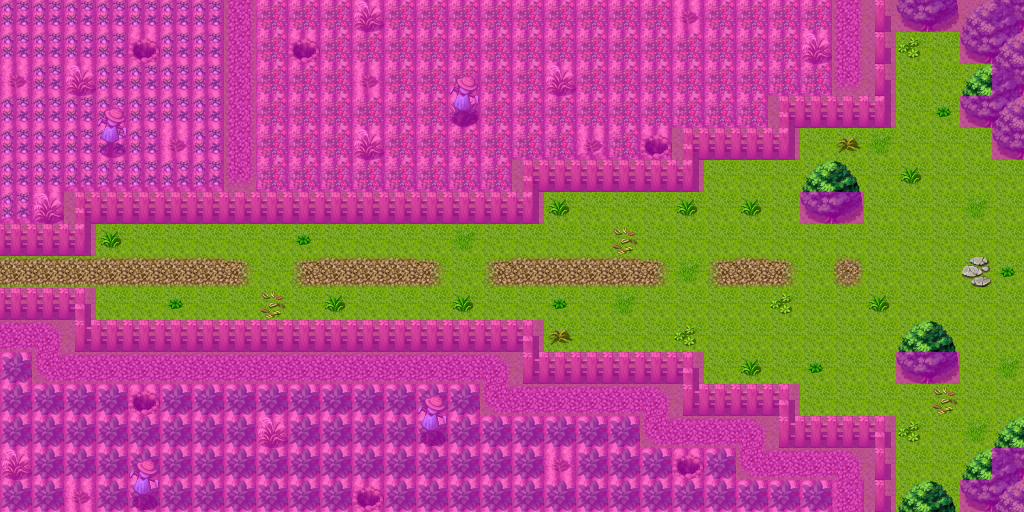

The image is a tile-based game level rendered from a .tmx file. Its description and source (layers, tilesets, objects; grid data summarised) follow:
An orthogonal 32x16 tile map with 32x32 px tiles, 4 tile layers (Ground, Objects, Above, Walkable), 40 tilesets and 4 objects (2x mapchange, 2x spawn).

<map version="1.0" orientation="orthogonal" width="32" height="16" tilewidth="32" tileheight="32">
 <properties>
  <property name="outdoors" value="1" />
 </properties>
 <tileset firstgid="1" name="map_bed_1" tilewidth="32" tileheight="32">
  <image source="../drawable/map_bed_1.png" width="512" height="256" />
 </tileset>
 <tileset firstgid="129" name="map_border_1" tilewidth="32" tileheight="32">
  <image source="../drawable/map_border_1.png" width="512" height="256" />
 </tileset>
 <tileset firstgid="257" name="map_bridge_1" tilewidth="32" tileheight="32">
  <image source="../drawable/map_bridge_1.png" width="512" height="256" />
 </tileset>
 <tileset firstgid="385" name="map_broken_1" tilewidth="32" tileheight="32">
  <image source="../drawable/map_broken_1.png" width="512" height="256" />
 </tileset>
 <tileset firstgid="513" name="map_cavewall_1" tilewidth="32" tileheight="32">
  <image source="../drawable/map_cavewall_1.png" width="576" height="192" />
 </tileset>
 <tileset firstgid="621" name="map_cavewall_2" tilewidth="32" tileheight="32">
  <image source="../drawable/map_cavewall_2.png" width="576" height="192" />
 </tileset>
 <tileset firstgid="729" name="map_cavewall_3" tilewidth="32" tileheight="32">
  <image source="../drawable/map_cavewall_3.png" width="576" height="192" />
 </tileset>
 <tileset firstgid="837" name="map_chair_table_1" tilewidth="32" tileheight="32">
  <image source="../drawable/map_chair_table_1.png" width="512" height="256" />
 </tileset>
 <tileset firstgid="965" name="map_crate_1" tilewidth="32" tileheight="32">
  <image source="../drawable/map_crate_1.png" width="512" height="256" />
 </tileset>
 <tileset firstgid="1093" name="map_cupboard_1" tilewidth="32" tileheight="32">
  <image source="../drawable/map_cupboard_1.png" width="512" height="256" />
 </tileset>
 <tileset firstgid="1221" name="map_curtain_1" tilewidth="32" tileheight="32">
  <image source="../drawable/map_curtain_1.png" width="512" height="256" />
 </tileset>
 <tileset firstgid="1349" name="map_entrance_1" tilewidth="32" tileheight="32">
  <image source="../drawable/map_entrance_1.png" width="512" height="256" />
 </tileset>
 <tileset firstgid="1477" name="map_fence_1" tilewidth="32" tileheight="32">
  <image source="../drawable/map_fence_1.png" width="512" height="256" />
 </tileset>
 <tileset firstgid="1605" name="map_fence_2" tilewidth="32" tileheight="32">
  <image source="../drawable/map_fence_2.png" width="512" height="256" />
 </tileset>
 <tileset firstgid="1733" name="map_ground_1" tilewidth="32" tileheight="32">
  <image source="../drawable/map_ground_1.png" width="512" height="256" />
 </tileset>
 <tileset firstgid="1861" name="map_ground_2" tilewidth="32" tileheight="32">
  <image source="../drawable/map_ground_2.png" width="512" height="256" />
 </tileset>
 <tileset firstgid="1989" name="map_ground_3" tilewidth="32" tileheight="32">
  <image source="../drawable/map_ground_3.png" width="512" height="256" />
 </tileset>
 <tileset firstgid="2117" name="map_ground_4" tilewidth="32" tileheight="32">
  <image source="../drawable/map_ground_4.png" width="512" height="256" />
 </tileset>
 <tileset firstgid="2245" name="map_ground_5" tilewidth="32" tileheight="32">
  <image source="../drawable/map_ground_5.png" width="512" height="256" />
 </tileset>
 <tileset firstgid="2373" name="map_ground_6" tilewidth="32" tileheight="32">
  <image source="../drawable/map_ground_6.png" width="512" height="256" />
 </tileset>
 <tileset firstgid="2501" name="map_ground_7" tilewidth="32" tileheight="32">
  <image source="../drawable/map_ground_7.png" width="512" height="256" />
 </tileset>
 <tileset firstgid="2629" name="map_ground_8" tilewidth="32" tileheight="32">
  <image source="../drawable/map_ground_8.png" width="512" height="256" />
 </tileset>
 <tileset firstgid="2757" name="map_indoor_1" tilewidth="32" tileheight="32">
  <image source="../drawable/map_indoor_1.png" width="512" height="256" />
 </tileset>
 <tileset firstgid="2885" name="map_kitchen_1" tilewidth="32" tileheight="32">
  <image source="../drawable/map_kitchen_1.png" width="512" height="256" />
 </tileset>
 <tileset firstgid="3013" name="map_outdoor_1" tilewidth="32" tileheight="32">
  <image source="../drawable/map_outdoor_1.png" width="512" height="256" />
 </tileset>
 <tileset firstgid="3141" name="map_pillar_1" tilewidth="32" tileheight="32">
  <image source="../drawable/map_pillar_1.png" width="512" height="256" />
 </tileset>
 <tileset firstgid="3269" name="map_plant_1" tilewidth="32" tileheight="32">
  <image source="../drawable/map_plant_1.png" width="512" height="256" />
 </tileset>
 <tileset firstgid="3397" name="map_rock_1" tilewidth="32" tileheight="32">
  <image source="../drawable/map_rock_1.png" width="512" height="256" />
 </tileset>
 <tileset firstgid="3525" name="map_roof_1" tilewidth="32" tileheight="32">
  <image source="../drawable/map_roof_1.png" width="512" height="256" />
 </tileset>
 <tileset firstgid="3653" name="map_roof_2" tilewidth="32" tileheight="32">
  <image source="../drawable/map_roof_2.png" width="512" height="256" />
 </tileset>
 <tileset firstgid="3781" name="map_shop_1" tilewidth="32" tileheight="32">
  <image source="../drawable/map_shop_1.png" width="512" height="256" />
 </tileset>
 <tileset firstgid="3909" name="map_sign_ladder_1" tilewidth="32" tileheight="32">
  <image source="../drawable/map_sign_ladder_1.png" width="512" height="256" />
 </tileset>
 <tileset firstgid="4037" name="map_table_1" tilewidth="32" tileheight="32">
  <image source="../drawable/map_table_1.png" width="512" height="256" />
 </tileset>
 <tileset firstgid="4165" name="map_trail_1" tilewidth="32" tileheight="32">
  <image source="../drawable/map_trail_1.png" width="512" height="256" />
 </tileset>
 <tileset firstgid="4293" name="map_tree_1" tilewidth="32" tileheight="32">
  <image source="../drawable/map_tree_1.png" width="512" height="256" />
 </tileset>
 <tileset firstgid="4421" name="map_wall_1" tilewidth="32" tileheight="32">
  <image source="../drawable/map_wall_1.png" width="512" height="256" />
 </tileset>
 <tileset firstgid="4549" name="map_wall_2" tilewidth="32" tileheight="32">
  <image source="../drawable/map_wall_2.png" width="480" height="256" />
 </tileset>
 <tileset firstgid="4669" name="map_wall_3" tilewidth="32" tileheight="32">
  <image source="../drawable/map_wall_3.png" width="480" height="256" />
 </tileset>
 <tileset firstgid="4789" name="map_window_1" tilewidth="32" tileheight="32">
  <image source="../drawable/map_window_1.png" width="512" height="256" />
 </tileset>
 <tileset firstgid="4917" name="map_window_2" tilewidth="32" tileheight="32">
  <image source="../drawable/map_window_2.png" width="512" height="256" />
 </tileset>
 <layer name="Ground" width="32" height="16">
  <data>[512 cells, 512 non-empty, 6 distinct tile ids]</data>
 </layer>
 <layer name="Objects" width="32" height="16">
  <data>[512 cells, 400 non-empty, 33 distinct tile ids]</data>
 </layer>
 <layer name="Above" width="32" height="16">
  <data>[512 cells, 17 non-empty, 4 distinct tile ids]</data>
 </layer>
 <layer name="Walkable" width="32" height="16">
  <data>[512 cells, 347 non-empty, 1 distinct tile ids]</data>
 </layer>
 <objectgroup name="Mapevents">
  <object name="east" type="mapchange" x="992" y="160" width="32" height="288">
   <properties>
    <property name="map" value="waytobrimhaven1" />
    <property name="place" value="west" />
   </properties>
  </object>
  <object name="west" type="mapchange" x="0" y="256" width="32" height="32">
   <properties>
    <property name="map" value="loneford2" />
    <property name="place" value="east" />
   </properties>
  </object>
 </objectgroup>
 <objectgroup name="Spawn">
  <!-- 2 objects omitted --></objectgroup>
 <objectgroup name="Keys" />
</map>
<!-- 2 of 4 objects omitted -->
